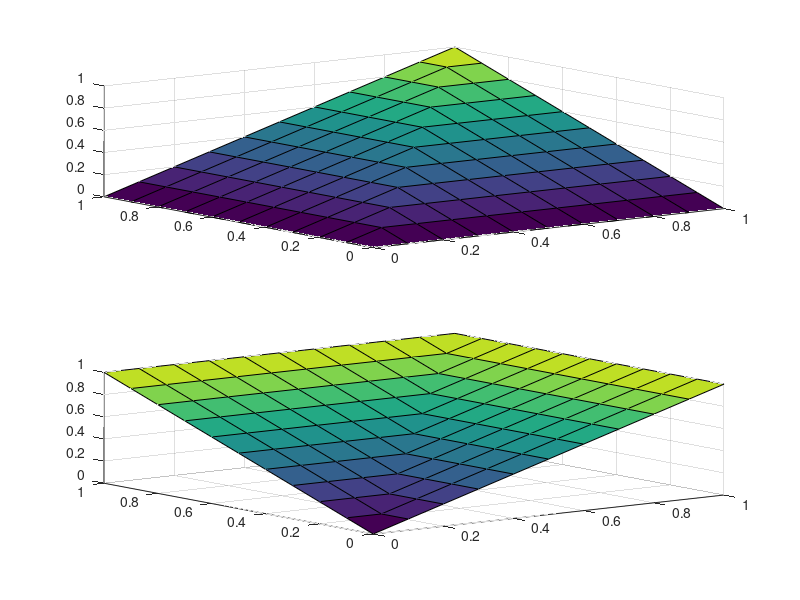

The MATLAB source for this figure:
clf
close all
a=0:0.1:1
b=0:0.1:1

for i=1:length(a)
  for j=1:length(b)
    T_min(i,j)=min(a(i),b(j))
    S_max(i,j)=max(a(i),b(j))
  endfor
endfor
subplot(2,1,1)
surf(a,b,T_min)
%grid
%grid
hold on
subplot(2,1,2)
surf(a,b,S_max)
%grid
hold off
%grid
